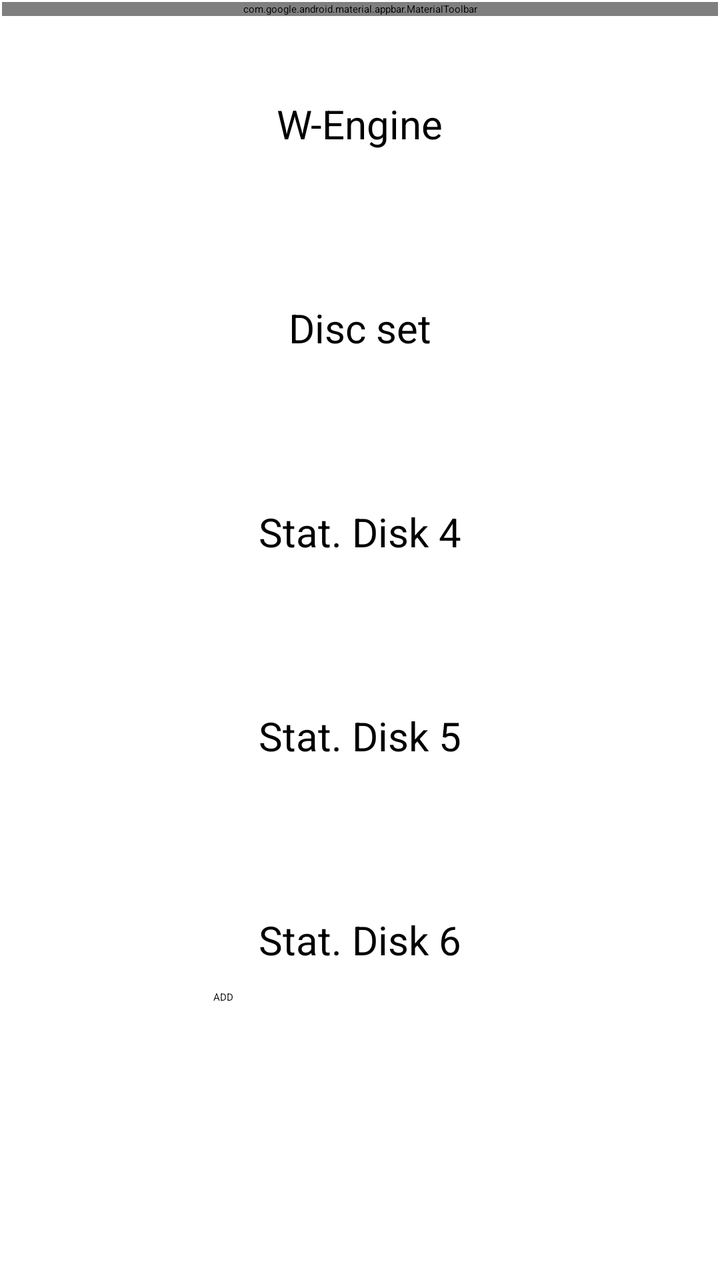
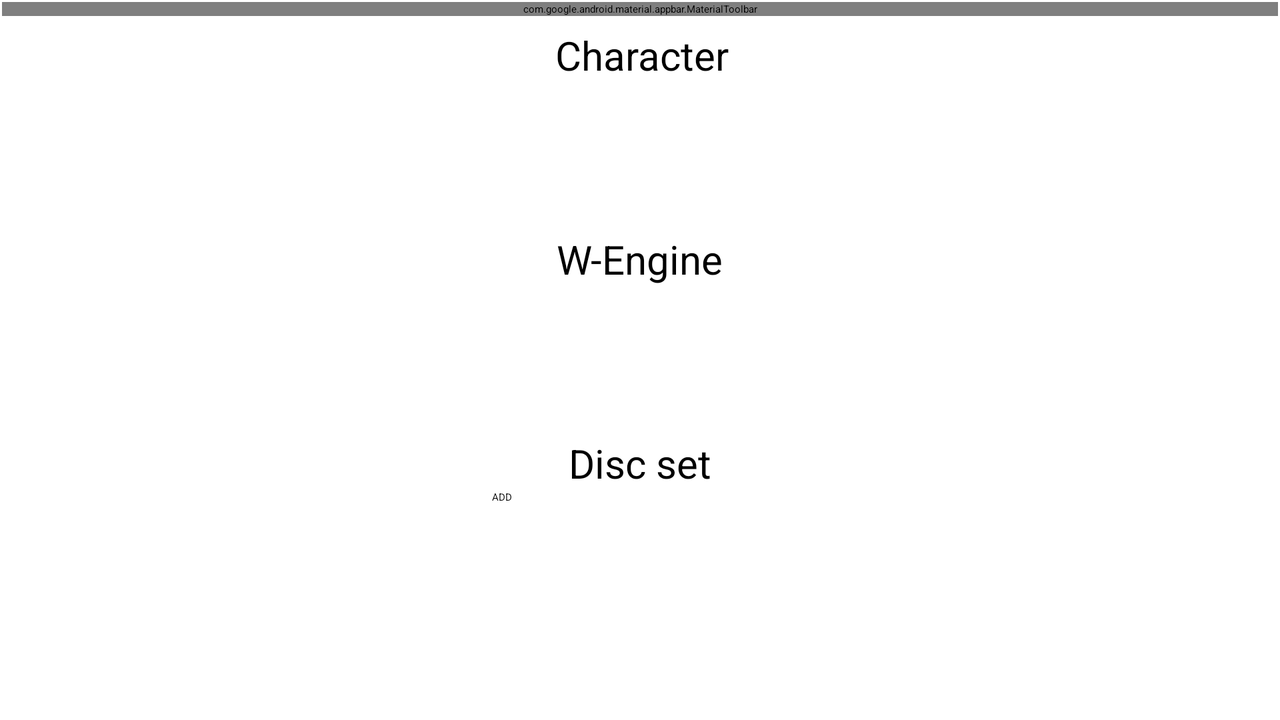

Compare how this app lays out the same screen by default and in its alternative resource folder. The renders come first, then the two layout files and the values they reference.
<!-- AndroidManifest.xml: application theme Theme.MyApplication -->
<!-- res/layout/activity_registrar_personaje.xml -->
<?xml version="1.0" encoding="utf-8"?>
<androidx.constraintlayout.widget.ConstraintLayout xmlns:android="http://schemas.android.com/apk/res/android"
    xmlns:app="http://schemas.android.com/apk/res-auto"
    xmlns:tools="http://schemas.android.com/tools"
    android:id="@+id/main"
    android:layout_width="match_parent"
    android:layout_height="match_parent"
    tools:context=".view.RegistrarPersonaje">


    <androidx.fragment.app.FragmentContainerView
        android:id="@+id/settingsFragment"
        android:name="com.example.myapplication.view.PreferencesFragment"
        android:layout_width="0dp"
        android:layout_height="0dp"
        app:layout_constraintEnd_toEndOf="parent"
        app:layout_constraintStart_toStartOf="parent"
        app:layout_constraintTop_toBottomOf="@+id/toolBar" />

    <com.google.android.material.appbar.MaterialToolbar
        android:id="@+id/toolBar"
        android:layout_width="match_parent"
        android:layout_height="wrap_content"
        android:layout_marginStart="1dp"
        android:layout_marginTop="1dp"
        android:layout_marginEnd="1dp"
        android:background="?attr/colorPrimary"
        android:minHeight="?attr/actionBarSize"
        android:theme="?attr/actionBarTheme"
        app:layout_constraintEnd_toEndOf="parent"
        app:layout_constraintStart_toStartOf="parent"
        app:layout_constraintTop_toTopOf="parent" />

    <AutoCompleteTextView
        android:id="@+id/search_bar"
        android:layout_width="match_parent"
        android:layout_height="wrap_content"
        android:layout_marginStart="1dp"
        android:layout_marginTop="1dp"
        android:layout_marginEnd="1dp"
        android:hint="@string/search_hint"
        android:visibility="gone"
        app:layout_constraintBottom_toBottomOf="@+id/settingsFragment"
        app:layout_constraintEnd_toEndOf="parent"
        app:layout_constraintStart_toStartOf="parent"
        app:layout_constraintTop_toBottomOf="@+id/toolBar" />

    <ScrollView
        android:id="@+id/scrollView2"
        android:layout_width="0dp"
        android:layout_height="wrap_content"
        app:layout_constraintBottom_toTopOf="@+id/btnCrearPersonaje"
        app:layout_constraintEnd_toEndOf="parent"
        app:layout_constraintStart_toStartOf="parent"
        app:layout_constraintTop_toBottomOf="@+id/toolBar">

        <LinearLayout
            android:id="@+id/linearLayout"
            android:layout_width="match_parent"
            android:layout_height="wrap_content"
            android:layout_marginStart="5dp"
            android:layout_marginTop="5dp"
            android:layout_marginEnd="5dp"
            android:layout_marginBottom="5dp"
            android:gravity="center"
            android:orientation="vertical">

            <TextView
                android:id="@+id/lblPersonaje"
                android:layout_width="wrap_content"
                android:layout_height="wrap_content"
                android:layout_marginStart="1dp"
                android:layout_marginTop="1dp"
                android:text="@string/txt_character"
                android:textSize="20sp" />

            <Spinner
                android:id="@+id/selectPersonaje"
                android:layout_width="303dp"
                android:layout_height="55dp"
                android:layout_margin="10dp" />

            <TextView
                android:id="@+id/lblwengine"
                android:layout_width="wrap_content"
                android:layout_height="wrap_content"
                android:text="@string/txt_wengine"
                android:textSize="20sp" />

            <Spinner
                android:id="@+id/selectWEngine"
                android:layout_width="303dp"
                android:layout_height="55dp"
                android:layout_margin="10dp" />

            <TextView
                android:id="@+id/lblDiscos"
                android:layout_width="wrap_content"
                android:layout_height="wrap_content"
                android:text="@string/txt_disc_set"
                android:textSize="20sp" />

            <Spinner
                android:id="@+id/selectDiscos"
                android:layout_width="303dp"
                android:layout_height="55dp"
                android:layout_margin="10dp" />

            <TextView
                android:id="@+id/lblDisco4"
                android:layout_width="wrap_content"
                android:layout_height="wrap_content"
                android:text="@string/txt_stat_disc_4"
                android:textSize="20sp" />

            <Spinner
                android:id="@+id/selectStatDisc4"
                android:layout_width="303dp"
                android:layout_height="55dp"
                android:layout_margin="10dp" />

            <TextView
                android:id="@+id/lblDisco5"
                android:layout_width="wrap_content"
                android:layout_height="wrap_content"
                android:text="@string/txt_stat_disc_5"
                android:textSize="20sp" />

            <Spinner
                android:id="@+id/selectStatDisc5"
                android:layout_width="303dp"
                android:layout_height="55dp"
                android:layout_margin="10dp" />

            <TextView
                android:id="@+id/lblDisco6"
                android:layout_width="wrap_content"
                android:layout_height="match_parent"
                android:text="@string/txt_stat_disc_6"
                android:textSize="20sp" />

            <Spinner
                android:id="@+id/selectStatDisc6"
                android:layout_width="303dp"
                android:layout_height="55dp"
                android:layout_margin="10dp" />
        </LinearLayout>
    </ScrollView>

    <Button
        android:id="@+id/btnCrearPersonaje"
        android:backgroundTint="@color/my_darkgray"
        android:layout_width="146dp"
        android:layout_height="69dp"
        android:layout_marginBottom="76dp"
        android:text="@string/btn_add_char"
        app:layout_constraintBottom_toBottomOf="parent"
        app:layout_constraintEnd_toEndOf="parent"
        app:layout_constraintHorizontal_bias="0.498"
        app:layout_constraintStart_toStartOf="parent" />

</androidx.constraintlayout.widget.ConstraintLayout>
<!-- resources referenced by this layout -->
<resources>
  <color name="my_darkgray">#FF474747</color>
  <string name="btn_add_char">ADD</string>
  <string name="search_hint">¿What are you looking for?</string>
  <string name="txt_character">Character</string>
  <string name="txt_disc_set">Disc set</string>
  <string name="txt_stat_disc_4">Stat. Disk 4</string>
  <string name="txt_stat_disc_5">Stat. Disk 5</string>
  <string name="txt_stat_disc_6">Stat. Disk 6</string>
  <string name="txt_wengine">W-Engine</string>
</resources>
<!-- res/layout-land/activity_registrar_personaje.xml (the repository's variant of the layout above) -->
<!-- drawn on the phone turned sideways -->
<?xml version="1.0" encoding="utf-8"?>
<androidx.constraintlayout.widget.ConstraintLayout xmlns:android="http://schemas.android.com/apk/res/android"
    xmlns:app="http://schemas.android.com/apk/res-auto"
    xmlns:tools="http://schemas.android.com/tools"
    android:id="@+id/main"
    android:layout_width="match_parent"
    android:layout_height="match_parent"
    tools:context=".view.RegistrarPersonaje">


    <androidx.fragment.app.FragmentContainerView
        android:id="@+id/settingsFragment"
        android:name="com.example.myapplication.view.PreferencesFragment"
        android:layout_width="0dp"
        android:layout_height="0dp"
        app:layout_constraintBottom_toTopOf="@+id/scrollView2"
        app:layout_constraintEnd_toEndOf="parent"
        app:layout_constraintStart_toStartOf="parent"
        app:layout_constraintTop_toBottomOf="@+id/toolBar" />

    <com.google.android.material.appbar.MaterialToolbar
        android:id="@+id/toolBar"
        android:layout_width="match_parent"
        android:layout_height="wrap_content"
        android:layout_marginStart="1dp"
        android:layout_marginTop="1dp"
        android:layout_marginEnd="1dp"
        android:background="?attr/colorPrimary"
        android:minHeight="?attr/actionBarSize"
        android:theme="?attr/actionBarTheme"
        app:layout_constraintEnd_toEndOf="parent"
        app:layout_constraintStart_toStartOf="parent"
        app:layout_constraintTop_toTopOf="parent" />

    <AutoCompleteTextView
        android:id="@+id/search_bar"
        android:layout_width="match_parent"
        android:layout_height="wrap_content"
        android:layout_marginStart="1dp"
        android:layout_marginTop="1dp"
        android:layout_marginEnd="1dp"
        android:hint="@string/search_hint"
        android:visibility="gone"

        app:layout_constraintEnd_toEndOf="parent"
        app:layout_constraintStart_toStartOf="parent"
        app:layout_constraintTop_toBottomOf="@+id/toolBar" />

    <ScrollView
        android:id="@+id/scrollView2"
        android:layout_width="match_parent"
        android:layout_height="0dp"
        app:layout_constraintBottom_toTopOf="@+id/btnCrearPersonaje"
        app:layout_constraintEnd_toEndOf="parent"
        app:layout_constraintStart_toStartOf="parent"
        app:layout_constraintTop_toBottomOf="@+id/toolBar">

        <LinearLayout
            android:id="@+id/linearLayout"
            android:layout_width="match_parent"
            android:layout_height="wrap_content"
            android:layout_marginStart="5dp"
            android:layout_marginTop="5dp"
            android:layout_marginEnd="5dp"
            android:layout_marginBottom="5dp"
            android:gravity="center"
            android:orientation="vertical">

            <TextView
                android:id="@+id/lblPersonaje"
                android:layout_width="wrap_content"
                android:layout_height="wrap_content"
                android:layout_marginStart="1dp"
                android:layout_marginTop="1dp"
                android:text="@string/txt_character"
                android:textSize="20sp" />

            <Spinner
                android:id="@+id/selectPersonaje"
                android:layout_width="303dp"
                android:layout_height="55dp"
                android:layout_margin="10dp" />

            <TextView
                android:id="@+id/lblwengine"
                android:layout_width="wrap_content"
                android:layout_height="wrap_content"
                android:text="@string/txt_wengine"
                android:textSize="20sp" />

            <Spinner
                android:id="@+id/selectWEngine"
                android:layout_width="303dp"
                android:layout_height="55dp"
                android:layout_margin="10dp" />

            <TextView
                android:id="@+id/lblDiscos"
                android:layout_width="wrap_content"
                android:layout_height="wrap_content"
                android:text="@string/txt_disc_set"
                android:textSize="20sp" />

            <Spinner
                android:id="@+id/selectDiscos"
                android:layout_width="303dp"
                android:layout_height="55dp"
                android:layout_margin="10dp" />

            <TextView
                android:id="@+id/lblDisco4"
                android:layout_width="wrap_content"
                android:layout_height="wrap_content"
                android:text="@string/txt_stat_disc_4"
                android:textSize="20sp" />

            <Spinner
                android:id="@+id/selectStatDisc4"
                android:layout_width="303dp"
                android:layout_height="55dp"
                android:layout_margin="10dp" />

            <TextView
                android:id="@+id/lblDisco5"
                android:layout_width="wrap_content"
                android:layout_height="wrap_content"
                android:text="@string/txt_stat_disc_5"
                android:textSize="20sp" />

            <Spinner
                android:id="@+id/selectStatDisc5"
                android:layout_width="303dp"
                android:layout_height="55dp"
                android:layout_margin="10dp" />

            <TextView
                android:id="@+id/lblDisco6"
                android:layout_width="wrap_content"
                android:layout_height="match_parent"
                android:text="@string/txt_stat_disc_6"
                android:textSize="20sp" />

            <Spinner
                android:id="@+id/selectStatDisc6"
                android:layout_width="303dp"
                android:layout_height="55dp"
                android:layout_margin="10dp" />
        </LinearLayout>
    </ScrollView>

    <Button
        android:id="@+id/btnCrearPersonaje"
        android:layout_width="146dp"
        android:layout_height="69dp"
        android:layout_marginBottom="46dp"
        android:backgroundTint="@color/my_darkgray"
        android:text="@string/btn_add_char"
        app:layout_constraintBottom_toBottomOf="parent"
        app:layout_constraintEnd_toEndOf="parent"
        app:layout_constraintHorizontal_bias="0.498"
        app:layout_constraintStart_toStartOf="parent" />

</androidx.constraintlayout.widget.ConstraintLayout>
